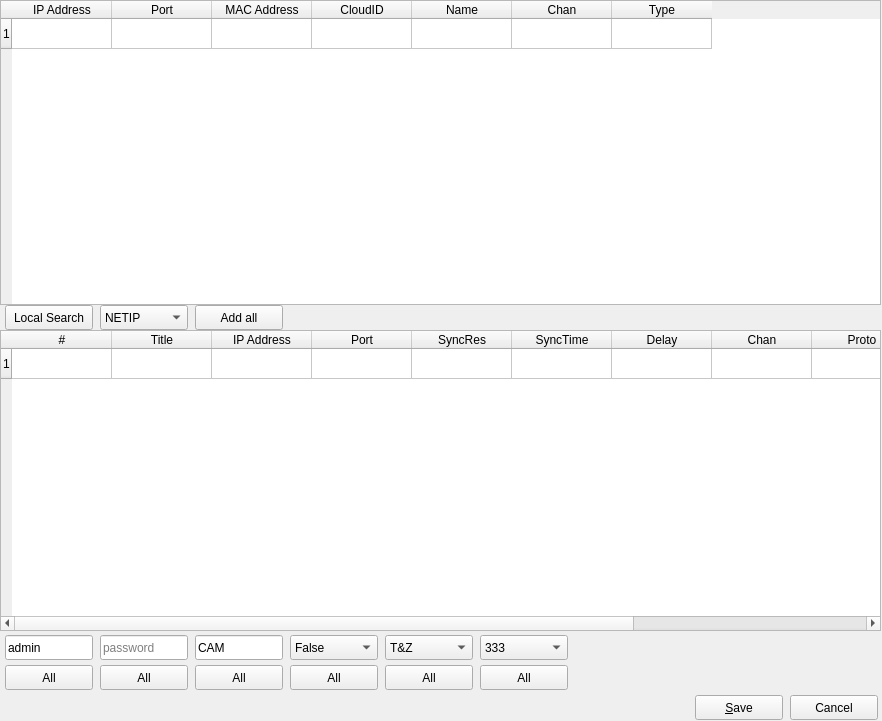
<?xml version="1.0" encoding="UTF-8"?>
<ui version="4.0">
 <class>DigitalChannels</class>
 <widget class="QWidget" name="DigitalChannels">
  <property name="geometry">
   <rect>
    <x>0</x>
    <y>0</y>
    <width>882</width>
    <height>721</height>
   </rect>
  </property>
  <property name="windowTitle">
   <string>Digital Channels</string>
  </property>
  <property name="windowIcon">
   <iconset>
    <normaloff>res/icon.png</normaloff>res/icon.png</iconset>
  </property>
  <widget class="QPushButton" name="btnDigitalSearch">
   <property name="geometry">
    <rect>
     <x>5</x>
     <y>305</y>
     <width>88</width>
     <height>25</height>
    </rect>
   </property>
   <property name="text">
    <string>Local Search</string>
   </property>
  </widget>
  <widget class="QPushButton" name="btnAddAll">
   <property name="geometry">
    <rect>
     <x>195</x>
     <y>305</y>
     <width>88</width>
     <height>25</height>
    </rect>
   </property>
   <property name="text">
    <string>Add all</string>
   </property>
  </widget>
  <widget class="QTableWidget" name="tableSearch">
   <property name="geometry">
    <rect>
     <x>0</x>
     <y>0</y>
     <width>881</width>
     <height>305</height>
    </rect>
   </property>
   <property name="acceptDrops">
    <bool>false</bool>
   </property>
   <property name="editTriggers">
    <set>QAbstractItemView::NoEditTriggers</set>
   </property>
   <property name="dragEnabled">
    <bool>true</bool>
   </property>
   <property name="dragDropMode">
    <enum>QAbstractItemView::DragOnly</enum>
   </property>
   <property name="defaultDropAction">
    <enum>Qt::LinkAction</enum>
   </property>
   <property name="alternatingRowColors">
    <bool>true</bool>
   </property>
   <property name="selectionMode">
    <enum>QAbstractItemView::SingleSelection</enum>
   </property>
   <property name="selectionBehavior">
    <enum>QAbstractItemView::SelectRows</enum>
   </property>
   <property name="wordWrap">
    <bool>false</bool>
   </property>
   <property name="cornerButtonEnabled">
    <bool>false</bool>
   </property>
   <property name="rowCount">
    <number>1</number>
   </property>
   <row/>
   <column>
    <property name="text">
     <string>IP Address</string>
    </property>
   </column>
   <column>
    <property name="text">
     <string>Port</string>
    </property>
   </column>
   <column>
    <property name="text">
     <string>MAC Address</string>
    </property>
   </column>
   <column>
    <property name="text">
     <string>CloudID</string>
    </property>
   </column>
   <column>
    <property name="text">
     <string>Name</string>
    </property>
   </column>
   <column>
    <property name="text">
     <string>Chan</string>
    </property>
   </column>
   <column>
    <property name="text">
     <string>Type</string>
    </property>
   </column>
  </widget>
  <widget class="QTableWidget" name="tableChannels">
   <property name="geometry">
    <rect>
     <x>0</x>
     <y>330</y>
     <width>881</width>
     <height>301</height>
    </rect>
   </property>
   <property name="acceptDrops">
    <bool>true</bool>
   </property>
   <property name="frameShape">
    <enum>QFrame::StyledPanel</enum>
   </property>
   <property name="frameShadow">
    <enum>QFrame::Sunken</enum>
   </property>
   <property name="sizeAdjustPolicy">
    <enum>QAbstractScrollArea::AdjustIgnored</enum>
   </property>
   <property name="showDropIndicator" stdset="0">
    <bool>false</bool>
   </property>
   <property name="dragEnabled">
    <bool>false</bool>
   </property>
   <property name="dragDropOverwriteMode">
    <bool>false</bool>
   </property>
   <property name="dragDropMode">
    <enum>QAbstractItemView::NoDragDrop</enum>
   </property>
   <property name="defaultDropAction">
    <enum>Qt::LinkAction</enum>
   </property>
   <property name="alternatingRowColors">
    <bool>true</bool>
   </property>
   <property name="selectionMode">
    <enum>QAbstractItemView::SingleSelection</enum>
   </property>
   <property name="selectionBehavior">
    <enum>QAbstractItemView::SelectRows</enum>
   </property>
   <property name="sortingEnabled">
    <bool>false</bool>
   </property>
   <property name="wordWrap">
    <bool>false</bool>
   </property>
   <property name="cornerButtonEnabled">
    <bool>false</bool>
   </property>
   <property name="rowCount">
    <number>1</number>
   </property>
   <attribute name="horizontalHeaderMinimumSectionSize">
    <number>25</number>
   </attribute>
   <attribute name="horizontalHeaderHighlightSections">
    <bool>false</bool>
   </attribute>
   <row/>
   <column>
    <property name="text">
     <string>#</string>
    </property>
   </column>
   <column>
    <property name="text">
     <string>Title</string>
    </property>
   </column>
   <column>
    <property name="text">
     <string>IP Address</string>
    </property>
   </column>
   <column>
    <property name="text">
     <string>Port</string>
    </property>
   </column>
   <column>
    <property name="text">
     <string>SyncRes</string>
    </property>
   </column>
   <column>
    <property name="text">
     <string>SyncTime</string>
    </property>
   </column>
   <column>
    <property name="text">
     <string>Delay</string>
    </property>
   </column>
   <column>
    <property name="text">
     <string>Chan</string>
    </property>
   </column>
   <column>
    <property name="text">
     <string>Proto</string>
    </property>
   </column>
   <column>
    <property name="text">
     <string>Username</string>
    </property>
   </column>
   <column>
    <property name="text">
     <string>Password</string>
    </property>
   </column>
   <item row="0" column="0">
    <property name="text">
     <string/>
    </property>
    <property name="flags">
     <set>ItemIsSelectable|ItemIsDragEnabled|ItemIsDropEnabled|ItemIsUserCheckable|ItemIsEnabled</set>
    </property>
   </item>
  </widget>
  <widget class="QComboBox" name="comboLocalProtocol">
   <property name="geometry">
    <rect>
     <x>100</x>
     <y>305</y>
     <width>88</width>
     <height>25</height>
    </rect>
   </property>
   <item>
    <property name="text">
     <string>NETIP</string>
    </property>
   </item>
   <item>
    <property name="text">
     <string>ONVIF</string>
    </property>
   </item>
  </widget>
  <widget class="QLineEdit" name="editChnName">
   <property name="geometry">
    <rect>
     <x>195</x>
     <y>635</y>
     <width>88</width>
     <height>25</height>
    </rect>
   </property>
   <property name="text">
    <string>CAM</string>
   </property>
   <property name="placeholderText">
    <string>channel name</string>
   </property>
  </widget>
  <widget class="QLineEdit" name="editUsername">
   <property name="geometry">
    <rect>
     <x>5</x>
     <y>635</y>
     <width>88</width>
     <height>25</height>
    </rect>
   </property>
   <property name="text">
    <string>admin</string>
   </property>
  </widget>
  <widget class="QLineEdit" name="editPassword">
   <property name="geometry">
    <rect>
     <x>100</x>
     <y>635</y>
     <width>88</width>
     <height>25</height>
    </rect>
   </property>
   <property name="text">
    <string/>
   </property>
   <property name="placeholderText">
    <string>password</string>
   </property>
  </widget>
  <widget class="QPushButton" name="btnAll">
   <property name="geometry">
    <rect>
     <x>5</x>
     <y>665</y>
     <width>88</width>
     <height>25</height>
    </rect>
   </property>
   <property name="text">
    <string>All</string>
   </property>
  </widget>
  <widget class="QPushButton" name="btnAllPassword">
   <property name="geometry">
    <rect>
     <x>100</x>
     <y>665</y>
     <width>88</width>
     <height>25</height>
    </rect>
   </property>
   <property name="text">
    <string>All</string>
   </property>
  </widget>
  <widget class="QPushButton" name="btnAllChnName">
   <property name="geometry">
    <rect>
     <x>195</x>
     <y>665</y>
     <width>88</width>
     <height>25</height>
    </rect>
   </property>
   <property name="text">
    <string>All</string>
   </property>
  </widget>
  <widget class="QComboBox" name="comboSyncRes">
   <property name="geometry">
    <rect>
     <x>290</x>
     <y>635</y>
     <width>88</width>
     <height>25</height>
    </rect>
   </property>
   <item>
    <property name="text">
     <string>False</string>
    </property>
   </item>
   <item>
    <property name="text">
     <string>True</string>
    </property>
   </item>
  </widget>
  <widget class="QComboBox" name="comboSyncTime">
   <property name="geometry">
    <rect>
     <x>385</x>
     <y>635</y>
     <width>88</width>
     <height>25</height>
    </rect>
   </property>
   <property name="currentText">
    <string>T&amp;Z</string>
   </property>
   <property name="currentIndex">
    <number>3</number>
   </property>
   <property name="frame">
    <bool>true</bool>
   </property>
   <item>
    <property name="text">
     <string>OFF</string>
    </property>
   </item>
   <item>
    <property name="text">
     <string>UTC</string>
    </property>
   </item>
   <item>
    <property name="text">
     <string>Local</string>
    </property>
   </item>
   <item>
    <property name="text">
     <string>T&amp;Z</string>
    </property>
   </item>
  </widget>
  <widget class="QComboBox" name="comboDelayDecode">
   <property name="geometry">
    <rect>
     <x>480</x>
     <y>635</y>
     <width>88</width>
     <height>25</height>
    </rect>
   </property>
   <property name="currentIndex">
    <number>2</number>
   </property>
   <item>
    <property name="text">
     <string>150</string>
    </property>
   </item>
   <item>
    <property name="text">
     <string>250</string>
    </property>
   </item>
   <item>
    <property name="text">
     <string>333</string>
    </property>
   </item>
   <item>
    <property name="text">
     <string>667</string>
    </property>
   </item>
   <item>
    <property name="text">
     <string>1000</string>
    </property>
   </item>
   <item>
    <property name="text">
     <string>2000</string>
    </property>
   </item>
   <item>
    <property name="text">
     <string>3000</string>
    </property>
   </item>
  </widget>
  <widget class="QPushButton" name="btnAllSyncRes">
   <property name="geometry">
    <rect>
     <x>290</x>
     <y>665</y>
     <width>88</width>
     <height>25</height>
    </rect>
   </property>
   <property name="text">
    <string>All</string>
   </property>
  </widget>
  <widget class="QPushButton" name="btnAllSyncTime">
   <property name="geometry">
    <rect>
     <x>385</x>
     <y>665</y>
     <width>88</width>
     <height>25</height>
    </rect>
   </property>
   <property name="text">
    <string>All</string>
   </property>
  </widget>
  <widget class="QPushButton" name="btnAllDelayDecode">
   <property name="geometry">
    <rect>
     <x>480</x>
     <y>665</y>
     <width>88</width>
     <height>25</height>
    </rect>
   </property>
   <property name="text">
    <string>All</string>
   </property>
  </widget>
  <widget class="QPushButton" name="pushButton_3">
   <property name="geometry">
    <rect>
     <x>790</x>
     <y>695</y>
     <width>88</width>
     <height>25</height>
    </rect>
   </property>
   <property name="text">
    <string>Cancel</string>
   </property>
  </widget>
  <widget class="QPushButton" name="btnDigitalChannelsSave">
   <property name="geometry">
    <rect>
     <x>695</x>
     <y>695</y>
     <width>88</width>
     <height>25</height>
    </rect>
   </property>
   <property name="text">
    <string>&amp;Save</string>
   </property>
  </widget>
 </widget>
 <resources/>
 <connections/>
</ui>
